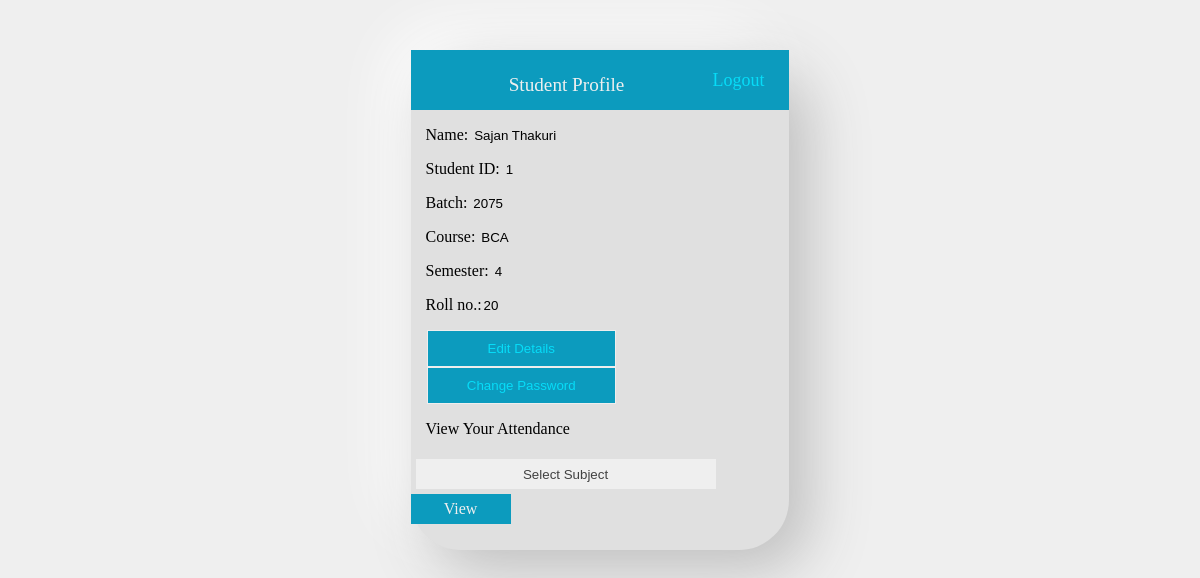
The app's page /ams/Student/index.php (signed in) with its own data.
### tables this page shows
CREATE TABLE `student` (
  `sid` int(10) NOT NULL,
  `First_Name` varchar(30) NOT NULL,
  `Last_Name` varchar(30) NOT NULL,
  `User_name` varchar(30) NOT NULL,
  `password` varchar(32) NOT NULL,
  `year` year(4) NOT NULL,
  `sem_id` int(2) DEFAULT NULL,
  `rollno` int(11) NOT NULL,
  `cid` int(10) DEFAULT NULL,
  `contact` varchar(10) NOT NULL,
  `email` varchar(50) NOT NULL,
  `Active_Status` tinyint(1) NOT NULL
);

CREATE TABLE `course` (
  `course` varchar(30) NOT NULL,
  `cid` int(10) NOT NULL,
  `delete_stats` tinyint(1) NOT NULL
);

### ams/Student/index.php (the view, shortened to what this page needs)
<?php
  include("../connection.php");
  $name= $_SESSION['username'];
  $sql="SELECT * FROM student where User_name='$name'";
  $data=mysqli_query($conn,$sql);
  $row=mysqli_fetch_assoc($data);
  $cid=$row['cid'];
  $sql1="SELECT * FROM course where cid=$cid";
  $data1=mysqli_query($conn,$sql1);
  $row1=mysqli_fetch_assoc($data1);
  $sid=$row['sid'];
  $fname=$row['First_Name'];
  $lname=$row['Last_Name'];
  $year=$row['year'];
  $course=$row1['course'];
  $sem=$row['sem_id'];
  $roll_no=$row['rollno'];
?>
<!DOCTYPE html>
<html lang="en">
<head>
  <link rel="stylesheet" href="css/student.css">
</head>
<body>
  <form action="student_view.php" method="post">
    <div id="container">
      <div class="header">
        <p class="Title">Student Profile</p>
        <a href="../ses_clear.php" class="logout">Logout</a>
      </div>
      <div class="element">
        <p>Name: <input type="text" class="input" value="<?php echo  $fname." ". $lname;?>"></p>
        <p>Student ID: <input type="text" class="input" value="<?php echo  $sid?>" name="sid"></p>
        <p>Batch: <input type="text" class="input" value="<?php echo $year;?>" name="year"></p>
        <p>Course: <input type="text" class="input" value="<?php echo $course;?>" name="course"> </p>
        <p>Semester: <input type="text" class="input" value="<?php echo $sem;?>" name="sem_id"> </p>
        <p>Roll no.:<input type="text" class="input" value="<?php echo $roll_no;?>" name="roll_no"> </p>
        <a href="editStudentProfile.php?GetID=<?php echo $sid?>" onclick="return confirm('Confirm Edit')">
          <input type="button" value="Edit Details" class="ebtn">
        </a>
        <a href="changePassword.php?GetID=<?php echo $sid?>" onclick="return confirm('Change Password')">
          <input type="button" value="Change Password" class="ebtn">
        </a>
        <p>View Your Attendance</p>
        <select name="subject" required>
          <option value="" disabled selected> Select Subject</option>
        </select>
        <input type="submit" value="View" class="btn">
      </div>
    </div>
  </form>
</body>
</html>

### ams/Student/css/student.css (style rules this page uses)
body { background-color: #efefef; }
#container { width: 32%; height:500px; margin: 0 auto; margin-top: 50px; border-radius: 50px; background: #e0e0e0; box-shadow: 20px 20px 60px #bebebe,-20px -20px 60px #ffffff; }
p { font-family: serif; margin-left: 15px; }
.input { border:none; pointer-events:none; background: transparent; }
.Title { display: inline-block; }
.logout { display: flex; float: right; padding:10px; font-family: serif; font-size:large; text-decoration: none; margin-top: 5px; margin-right: 10px; color: #07dcf8; }
.header { width: 100% auto; height: 50px; background-color: #0c9bbe; color: #efefef; text-align: center; font-family: serif; font-size:larger; padding:5px; }
select { -webkit-appearance: none; border: none; margin: 5px; height: 30px; width: 300px; display: inline-block; text-align: center; color:rgb(65, 65, 65); }
.btn { background: #0c9bbe; border-style: none; padding: 4px; height: 30px; width: 100px; font-size: medium; font-family: serif; font-weight: 500; color: #efefef; cursor: pointer; }
a { text-decoration:none; }
.ebtn { margin-left: 16px; color: #07dcf8; background-color: #0c9bbe; width:50%; border: 1px solid #eee; padding: 10px; }

### records on screen
student: First_Name+Last_Name "Sajan Thakuri", sid "1", year "2075", sem_id "4", roll_no "20"
course: course "BCA"
